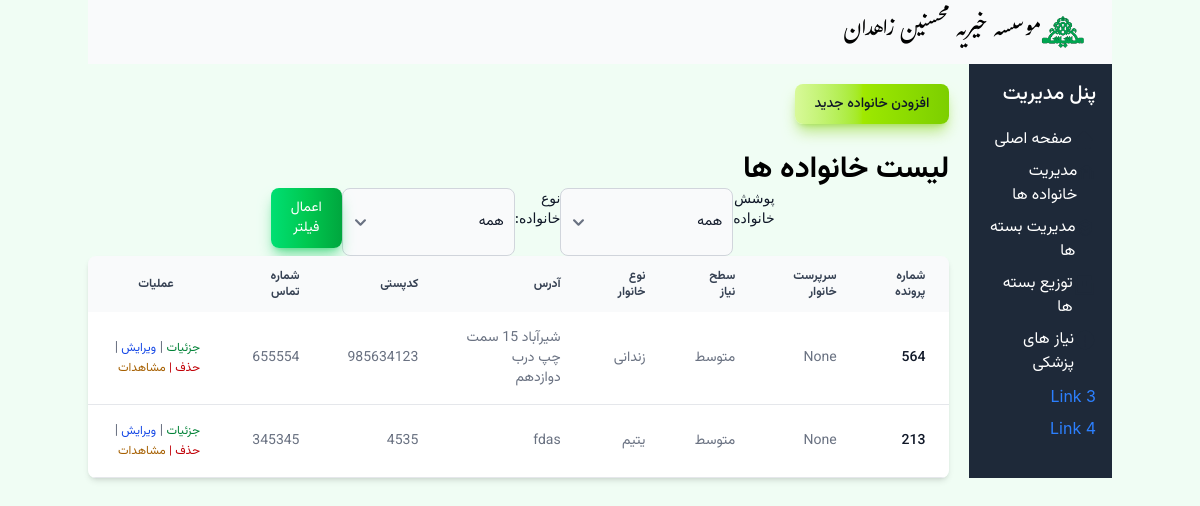
The page /families/ on the database as committed earlier.
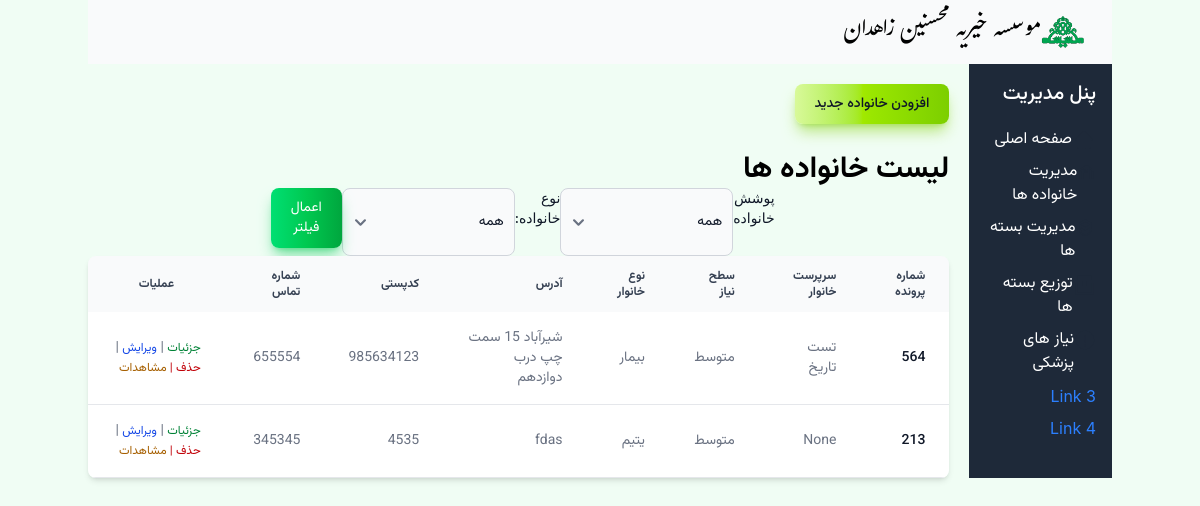
The same page on the database as committed later.
### Mohsenin/models.py (models this page shows)
class Family(models.Model):
    doc_code = models.IntegerField('شماره پرونده')
    need_level = models.IntegerField('سطح نیاز', default=1, choices=NEED_LEVEL_CHOICE)
    family_type = models.IntegerField('نوع نیازمندی', default=1, choices=FAMILY_TYPE_CHOICES)
    guardian = models.ForeignKey('Person', verbose_name='سرپرست خانوار', on_delete=models.SET_NULL, related_name='guardianship', null=True)
    address = models.CharField('آدرس',max_length=255)
    contact_number = models.CharField('شماره تماس',max_length=15, blank=True, null=True)
    postal_code = models.CharField('کدپستی',max_length=10, blank=True, null= True)
    distlist = models.ForeignKey(Dist, verbose_name='لیست توزیع',on_delete=models.SET_NULL, null=True)
    is_active = models.BooleanField('تحت پوشش',default=True)  # To track if the family is currently receiving support

class Person(models.Model):
    family = models.ForeignKey(Family, related_name='members', on_delete=models.CASCADE)
    first_name = models.CharField('نام',max_length=50)
    last_name = models.CharField('نام خانوادگی',max_length=50)
    father_name = models.CharField('', max_length=50)
    national_id = models.CharField('شماره ملی', max_length=10)
    birth_date = models.DateField('تاریخ تولد') #TODO: USE django-jalali
    is_orphan = models.BooleanField('یتیم')
    is_guardian = models.BooleanField(default=False)
    def __str__(self):
        return self.first_name

### Mohsenin/views.py (the view)
# urls.py: path('families/', views.FamilyListView.as_view(), name='family_list'),
class FamilyListView(ListView):
    model = Family
    template_name = 'Family/family_list.html'
    context_object_name = 'families'
    def get_queryset(self):
        queryset = super().get_queryset()
        active_filter = self.request.GET.get('active_filter')
        if active_filter == 'active':
            queryset = queryset.filter(is_active=True)
        elif active_filter == 'not_active':
            queryset = queryset.filter(is_active=False)
        elif active_filter is None:
            queryset = queryset.filter(is_active=True)
        family_type = self.request.GET.get('family_type')
        if family_type and family_type != 'all':
            queryset = queryset.filter(family_type=family_type)
        return queryset

### Mohsenin/templates/Family/family_list.html (shortened to what the changed rows need)
{% extends "base.html" %}
{% block content %}
<h2 class="vazir-bold text-3xl">لیست خانواده ها</h2>
<div class="relative overflow-x-auto shadow-md sm:rounded-lg">
<table class="w-full text-sm text-left rtl:text-right text-gray-500 dark:text-gray-400">
    <thead class="text-xs text-gray-700 uppercase bg-gray-50 dark:bg-gray-700 dark:text-gray-400">
    <tr class='vazir-semibold'>
        <th scope="col" class="px-6 py-3 text-end">شماره پرونده</th>
        <th scope="col" class="px-6 py-3 text-right">سرپرست خانوار</th>
        <th scope="col" class="px-6 py-3 text-right">سطح نیاز</th>
        <th scope="col" class="px-6 py-3 text-right">نوع خانوار</th>
        <th scope="col" class="px-6 py-3 text-right">آدرس </th>
        <th scope="col" class="px-6 py-3 text-right">کدپستی</th>
        <th scope="col" class="px-6 py-3 text-right">شماره تماس</th>
        <th scope="col" class="px-6 py-3 text-center no-print">عملیات</th>
    </tr>
</thead>
<tbody>
    {% for family in families %}
    <tr class="bg-white border-b dark:bg-gray-800 dark:border-gray-700 border-gray-200 hover:bg-gray-50 dark:hover:bg-gray-600 vazir-normal">
        <th scope="row" class="px-6 py-4 font-medium text-gray-900 whitespace-nowrap dark:text-white">{{ family.doc_code }}</th>
        <td class="px-6 py-4">{{ family.guardian }}</td>
        <td class="px-6 py-4">{{ family.get_need_level_display }}</td>
        <td class="px-6 py-4">{{ family.get_family_type_display}}</td>
        <td class="px-6 py-4">{{ family.address }}</td>
        <td class="px-6 py-4">{{ family.postal_code}}</td>
        <td class="px-6 py-4">{{ family.contact_number }}</td>
        <td  class="px-6 py-4 no-print">
            <a href="{% url 'family_detail' family.pk %}" class="text-green-700 text-xs">جزئیات
              </a> |
            <a href="{% url 'family_update' family.pk %}" class="text-blue-700 text-xs">ویرایش
              </a> |
            <a href="{% url 'family_deactivate' family.pk %}"class="text-red-700 text-xs">حذف
                |
            </a>
            <a href="{% url 'observation_list' family.pk %}"class="text-yellow-700 text-xs">مشاهدات
            </a>
        </td>
    </tr>
    {% endfor %}
</tbody>
</table>
</div>
{% endblock %}

Rows that differ between the two databases and show on the page:
changed Family "شیرآباد 15 سمت چپ درب دوازدهم": guardian "None" → "تست تاریخ"; family_type "زندانی" → "بیمار"
